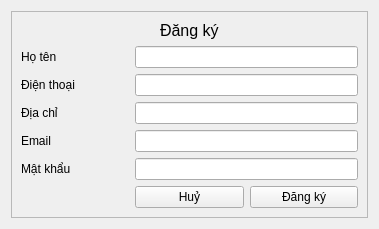
<?xml version="1.0" encoding="UTF-8"?>
<ui version="4.0">
 <class>DKKH</class>
 <widget class="QWidget" name="DKKH">
  <property name="geometry">
   <rect>
    <x>0</x>
    <y>0</y>
    <width>379</width>
    <height>226</height>
   </rect>
  </property>
  <property name="sizePolicy">
   <sizepolicy hsizetype="Preferred" vsizetype="Preferred">
    <horstretch>0</horstretch>
    <verstretch>0</verstretch>
   </sizepolicy>
  </property>
  <property name="windowTitle">
   <string>Đăng ký khách hàng</string>
  </property>
  <layout class="QVBoxLayout" name="verticalLayout">
   <item>
    <widget class="QFrame" name="frame">
     <property name="sizePolicy">
      <sizepolicy hsizetype="Preferred" vsizetype="Fixed">
       <horstretch>0</horstretch>
       <verstretch>0</verstretch>
      </sizepolicy>
     </property>
     <property name="frameShape">
      <enum>QFrame::StyledPanel</enum>
     </property>
     <property name="frameShadow">
      <enum>QFrame::Raised</enum>
     </property>
     <layout class="QGridLayout" name="gridLayout">
      <item row="6" column="1" colspan="2">
       <widget class="QLineEdit" name="pass_lnedit">
        <property name="echoMode">
         <enum>QLineEdit::Password</enum>
        </property>
        <property name="clearButtonEnabled">
         <bool>true</bool>
        </property>
       </widget>
      </item>
      <item row="7" column="1">
       <widget class="QPushButton" name="cancel_btn">
        <property name="styleSheet">
         <string notr="true"/>
        </property>
        <property name="text">
         <string>Huỷ</string>
        </property>
       </widget>
      </item>
      <item row="4" column="0">
       <widget class="QLabel" name="label_4">
        <property name="text">
         <string>Địa chỉ</string>
        </property>
       </widget>
      </item>
      <item row="6" column="0">
       <widget class="QLabel" name="label_6">
        <property name="text">
         <string>Mật khẩu</string>
        </property>
       </widget>
      </item>
      <item row="3" column="0">
       <widget class="QLabel" name="label_3">
        <property name="text">
         <string>Điện thoại</string>
        </property>
       </widget>
      </item>
      <item row="3" column="1" colspan="2">
       <widget class="QLineEdit" name="phone_lnedit">
        <property name="clearButtonEnabled">
         <bool>true</bool>
        </property>
       </widget>
      </item>
      <item row="5" column="1" colspan="2">
       <widget class="QLineEdit" name="email_lnedit">
        <property name="clearButtonEnabled">
         <bool>true</bool>
        </property>
       </widget>
      </item>
      <item row="5" column="0">
       <widget class="QLabel" name="label_5">
        <property name="text">
         <string>Email</string>
        </property>
       </widget>
      </item>
      <item row="2" column="0">
       <widget class="QLabel" name="label">
        <property name="text">
         <string>Họ tên</string>
        </property>
       </widget>
      </item>
      <item row="4" column="1" colspan="2">
       <widget class="QLineEdit" name="address_lnedit">
        <property name="clearButtonEnabled">
         <bool>true</bool>
        </property>
       </widget>
      </item>
      <item row="7" column="2">
       <widget class="QPushButton" name="signup_btn">
        <property name="styleSheet">
         <string notr="true"/>
        </property>
        <property name="text">
         <string>Đăng ký</string>
        </property>
       </widget>
      </item>
      <item row="2" column="1" colspan="2">
       <widget class="QLineEdit" name="name_lnedit">
        <property name="clearButtonEnabled">
         <bool>true</bool>
        </property>
       </widget>
      </item>
      <item row="1" column="1" alignment="Qt::AlignHCenter">
       <widget class="QLabel" name="label_2">
        <property name="font">
         <font>
          <pointsize>12</pointsize>
         </font>
        </property>
        <property name="text">
         <string>Đăng ký</string>
        </property>
       </widget>
      </item>
     </layout>
    </widget>
   </item>
  </layout>
 </widget>
 <resources/>
 <connections/>
</ui>
